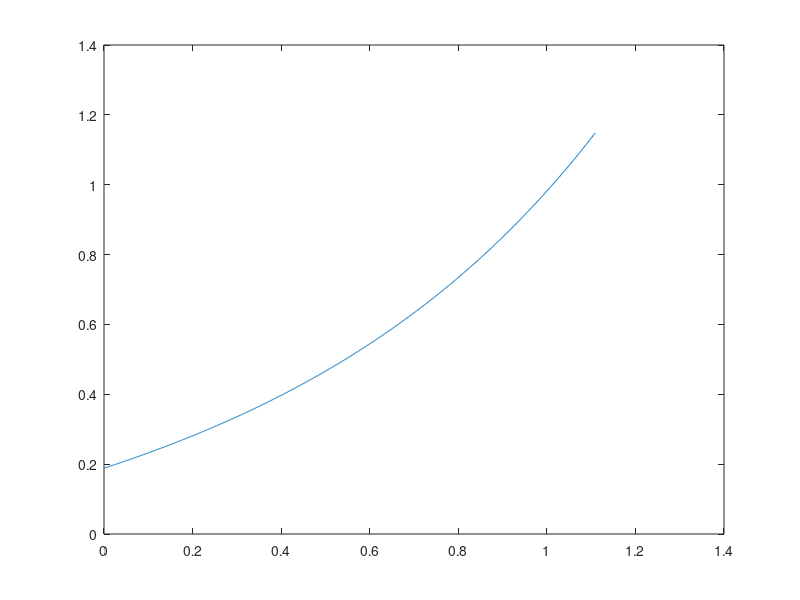

Write MATLAB code to recreate this figure. (Note: this script raises an error after producing the figure.)
clear




% define observed likelihoodd lik & predictants
% ====================================

const = 10^(5*(rand-.5))

lik = ([0.1;0.25;0.1;0.15;0.18;0.15;0.48;0.05])/const;
n = length(lik);
x = linspace(0,10,n)';

xst = linspace(min(x)-10, max(x)+10, 1000)';

% define transform
% ====================================

mn = min(lik);
mx = max(lik);

beta = 0.99;
alpha = 0.01;

% Maximum likelihood approach to finding transform

ft = @(loglik,c) mn * exp(c(1) * loglik) + c(2) * loglik;
fdt = @(loglik,c) c(1) * mn * exp(c(1) * loglik) + c(2);

obj = @(c) ...
    (ft(0,c) - mn).^2 + ...
    (c(3) * fdt(0,c) - alpha .* (mx - mn)).^2 + ...
    (ft(c(3),c) - mx).^2 + ...
    (c(3) * fdt(c(3),c) - beta .* (mx - mn)).^2;

options = optimset('MaxFunEvals',4000);
c = fminunc(obj, ones(1,3),options);

t = @(loglik) ft(loglik,c);
clf
logliks = linspace(0,1,1000);
plot(logliks,t(logliks));

dt = @(loglik) fdt(loglik,c);
invt = @(lik) lik/c(2) ...
    - 1/c(1) * lambertw(mn * c(1)/c(2) * exp(c(1)/c(2) * lik));
    
% a = mn;
% b = 2 * (mx - mn) - beta/2;
% c = -(mx - mn) + beta/2;
% 
% 
% t = @(loglik) a + b * loglik.^2 + c * loglik.^4;
% dt = @(loglik) 2 * b * loglik + 4 * c * loglik.^3;

clf
logliks = linspace(0,c(3),1000);
plot(logliks,t(logliks));

% define gp over inv-transformed (e.g. log-) likelihoods
% ====================================

invt_lik = invt(lik);

% gp covariance hypers
w = 0.5;
h = std(invt_lik);
sigma = eps;
mu = min(invt_lik);

% define covariance function
fK = @(x, xd) h^2 * exp(-0.5*(x - xd).^2 / (w^2));
K = @(x, xd) bsxfun(fK, x, xd');

% Gram matrix
V = K(x, x) + eye(n)*sigma^2;

% GP posterior for loglik
m_loglik = mu + K(xst, x) * (V\(invt_lik-mu));
C_loglik = K(xst, xst) - K(xst, x) * (V\K(x, xst));
sd_loglik = sqrt(diag(C_loglik));

figure(1)
clf
gp_plot(xst, m_loglik, sd_loglik, x, invt(lik));
ylabel 'log-likelihood'

% define linearisation, lik = a * loglik + c
% ====================================

% best_loglik = max(invt(lik));

a = dt(m_loglik);
c = t(m_loglik) - a .* m_loglik;

sd_loglik(1)
a(1)

%a = exp(m_loglik) * exp(-mu/2);
% a = exp(mu/2)*(1 + (m_loglik-mu) + 1/2 * (m_loglik-mu).^2 ...
%      + 1/6 * (m_loglik-mu).^3 + 1/24 * (m_loglik-mu).^4);
% % c = a.*(1-m_loglik)
% c = a.* exp(mu/2) - a.*m_loglik;

% gp over likelihood
% ====================================

m_lik = diag(a) * m_loglik + c;
C_lik =  diag(a) * C_loglik * diag(a);
sd_lik = diag(C_lik);

figure(2)
clf
gp_plot(xst, m_lik, sd_lik, x, lik);
ylabel 'likelihood'
%plot(xst, a,'g')
